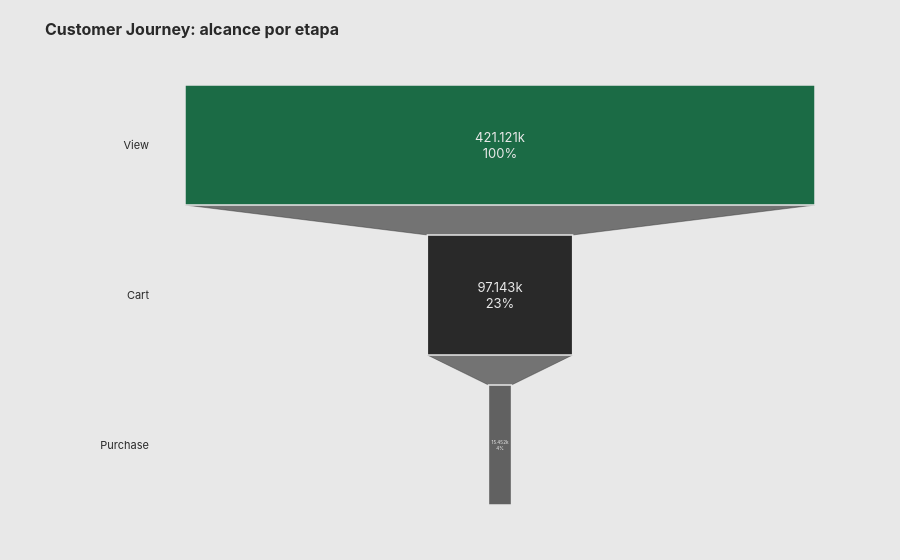

The code cell stored with this chart in its notebook:
### Code cell
NS_BG = "#E8E8E8"
NS_INK = "#292929"
NS_ACCENT = "#1B6B45"

# Plotly no soporta hex+alpha (#29292966) -> usamos rgba()
NS_INK_70 = "rgba(41, 41, 41, 0.70)"
NS_INK_40 = "rgba(41, 41, 41, 0.40)"
NS_INK_15 = "rgba(41, 41, 41, 0.15)"

fig = go.Figure(go.Funnel(
    y=funnel.index,
    x=funnel.values,
    textinfo="value+percent initial",
    textposition="inside",
    textfont=dict(color=NS_BG, size=13, family="Inter, Arial, sans-serif"),
    marker=dict(
        color=[NS_ACCENT, NS_INK, NS_INK_70, NS_INK_40][:len(funnel)],
        line=dict(color=NS_BG, width=1.5),
    ),
    connector=dict(
        line=dict(color=NS_INK_40, width=1, dash="solid"),
    ),
))

fig.update_layout(
    title=dict(
        text="Customer Journey: alcance por etapa",
        font=dict(color=NS_INK, size=16, family="Inter, Arial, sans-serif", weight="bold"),
    ),
    font=dict(family="Inter, Arial, sans-serif", color=NS_INK, size=11),
    plot_bgcolor=NS_BG,
    paper_bgcolor=NS_BG,
    margin=dict(l=150, r=50, t=70, b=40),
)

fig.show()

### Figure 1 — Plotly figure (JSON) as saved in the notebook; plotly's stock layout.template omitted (floating-point values rounded to 4 significant figures)
{"data": [{"connector": {"line": {"color": "rgba(41, 41, 41, 0.40)", "dash": "solid", "width": 1}}, "marker": {"color": ["#1B6B45", "#292929", "rgba(41, 41, 41, 0.70)"], "line": {"color": "#E8E8E8", "width": 1.5}}, "textfont": {"color": "#E8E8E8", "family": "Inter, Arial, sans-serif", "size": 13}, "textinfo": "value+percent initial", "textposition": "inside", "type": "funnel", "x": [421121, 97143, 15452], "y": ["View", "Cart", "Purchase"]}], "layout": {"font": {"color": "#292929", "family": "Inter, Arial, sans-serif", "size": 11}, "margin": {"b": 40, "l": 150, "r": 50, "t": 70}, "paper_bgcolor": "#E8E8E8", "plot_bgcolor": "#E8E8E8", "title": {"font": {"color": "#292929", "family": "Inter, Arial, sans-serif", "size": 16, "weight": "bold"}, "text": "Customer Journey: alcance por etapa"}}}
